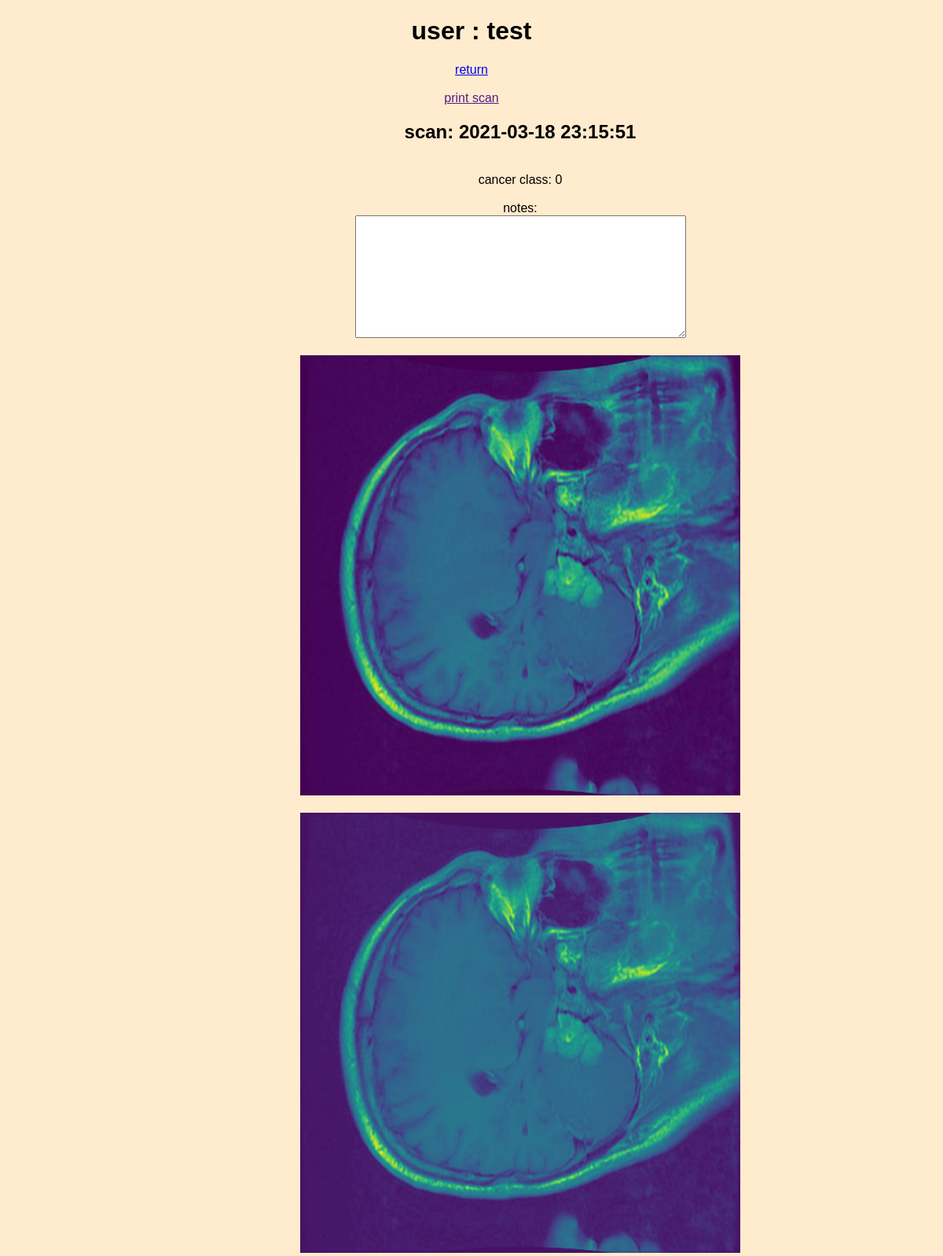
Screenshot of /view/1/37 with the database file from the repository.
### app.py (models this page shows, shortened)
class Images(db.Model):
    __bind_key__ = 'images'
    id = db.Column(db.Integer, primary_key=True)
    user_id = db.Column(db.Integer, ForeignKey(Users.id), nullable=True)
    image_path = db.Column(db.String(200), nullable=False)
    cancer_class = db.Column(db.Integer, nullable=True)
    scan_image_path = db.Column(db.String(200), nullable=True)
    notes = db.Column(db.String(200), nullable=True)
    date_time_added = db.Column(db.String(10))

### app.py (the view)
@app.route('/view/<int:userid>/<int:scanid>')
def view(userid, scanid):
    if userid == 0:
        user = userid
    else:
        user = Users.query.get_or_404(userid)
    return render_template('view_scan.html',
                           user=user,
                           scan=Images.query.get_or_404(scanid))

### app.py (called while the page is built)
@app.after_request
def add_header(r):
    r.cache_control.max_age = 0
    print('no cache')
    return r

### templates/view_scan.html (shortened to what this page needs)
{% extends 'base.html' %}
{% block body %}
{% if user.username %}
    <h1>user : {{user.username}}</h1>
{% else %}
    <h1>user : guest</h1>
{% endif %}
<a href='/user/{{scan.user_id}}'>return</a>
<br>
<br>
<a id='print_link' href=''>print scan</a>
<div style='width: 700px; position: relative; left: 26%;'>
    <h2>scan: {{scan.date_time_added}}</h2>
    <br>
    <a>cancer class: {{scan.cancer_class}}</a>
    <br>
    <br>
    <a>notes:</a>
    <br>
    <textarea readonly rows="10" cols="50" >{{scan.notes}}</textarea>
    <br>
    <br>
    <img src={{scan.image_path}} width='80%'>
    <br>
    <br>
    <img src={{scan.scan_image_path}} width="80%" atl='scan'>
</div>
{% endblock %}

### static/css/main.css (style rules this page uses)
body { font-family: sans-serif; text-align: center; margin: 0px; padding: 0px; background-color: blanchedalmond; }

### rows the page displays
Images: date_time_added "2021-03-18 23:15:51", cancer_class "0", image_path (picture), scan_image_path (picture)

### other values shown
{{ user.username }} "test"
